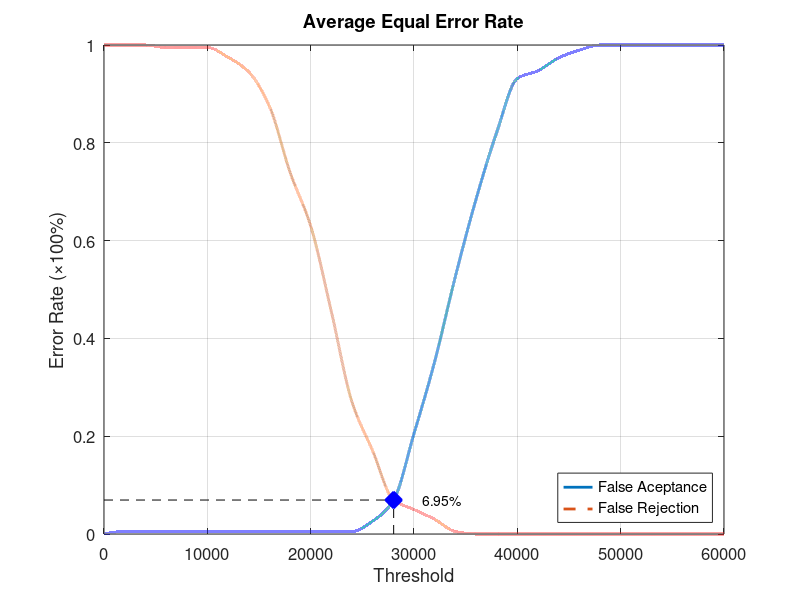
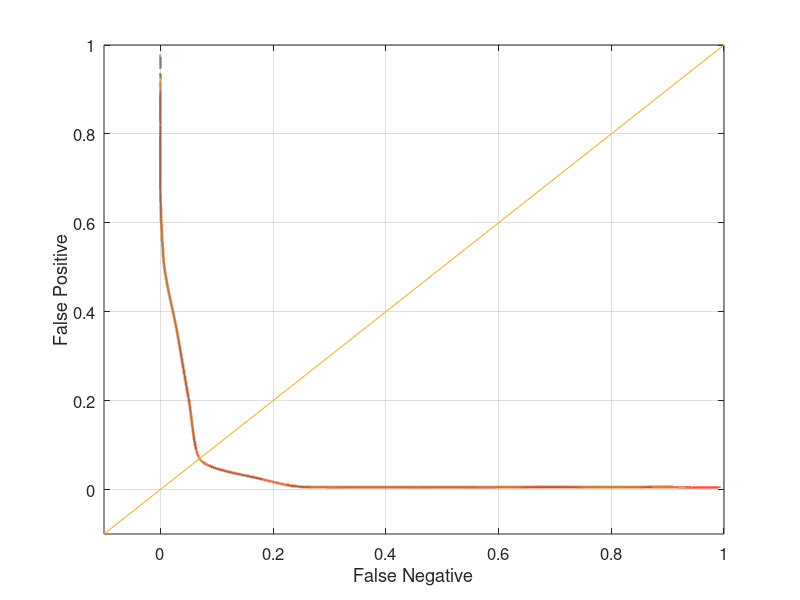

The MATLAB script that drew these images, in order:
function yEER = Database3_2
close all;
clear;
clc;
x = 0:2000:60000;
xq = 0:0.5:60000;

y0 = [0 0.00526316 0.00526316 0.00526316 0.00526316 0.00526316 0.00526316 0.00526316 0.00526316 0.00526316 0.00526316 0.00526316 0.00526316 0.0263158 0.0684211 0.205263 0.352632 0.526316 0.684211 0.821053 0.931579 0.947368 0.973684 0.989474 1 1 1 1 1 1 1];
yy0 = interp1(x, y0, xq, 'pchip');
y1 = [1 1 1 0.995 0.995 0.995 0.975 0.945 0.875 0.74 0.63 0.455 0.27 0.17 0.07 0.05 0.03 0.005 0 0 0 0 0 0 0 0 0 0 0 0 0];
yy1 = interp1(x, y1, xq, 'pchip');

% Calculating EER: 
y2 = abs(y0 - y1);
find(y2 == min(y2))
yy2 = abs(yy0 - yy1);
xEER = find(yy2 == min(yy2));
xEERIndex = xq(xEER) % X-axis EER
yEER = yy0(xEER) % Y-axis EER

main = figure
plot(xq, yy0,'-','LineWidth', 2);	hold on
plot(xq, yy1,'--','LineWidth', 2);	hold on
plot([xEERIndex xEERIndex], [0 yEER], 'k--');	hold on
plot([0 xEERIndex], [yEER yEER], 'k--');	hold on
plot(xEERIndex, yEER, 'bx', 'LineWidth', 10);	hold on
text(xEERIndex + 10 * xEERIndex / 100, yEER, [num2str(round((10000 * yEER)) / 100) '%'])
legend('False Aceptance', 'False Rejection', 'Location', 'SouthEast')
xlabel('Threshold')
ylabel('Error Rate (\times100%)')
title('Average Equal Error Rate')
set(gca, 'FontSize', 12)
axis([0 60000 0 1])
grid on

print(main, 'Database3_2Main', '-dpng');
FNRxFPR = figure('Color', [1 1 1]);
plot(yy1, yy0, '-', yy1, yy0, 'LineWidth', 2);
hold on
y = -0.1:0.1:1
plot(y, y); 
set(gca, 'FontSize', 12)
xlabel('False Negative')
ylabel('False Positive')
axis([-0.1 1 -0.1 1])
set(gca, 'FontSize', 12)
grid on

print(FNRxFPR, 'Database3_2FNRxFPR','-dpng');
end
